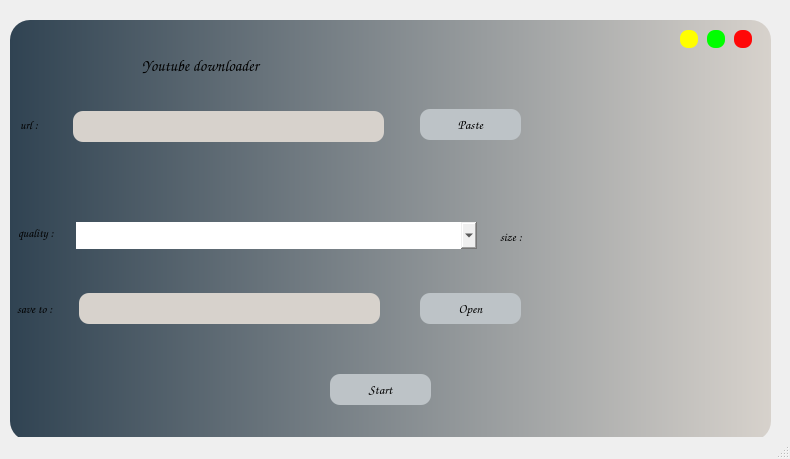
<?xml version="1.0" encoding="UTF-8"?>
<ui version="4.0">
 <class>MainWindow</class>
 <widget class="QMainWindow" name="MainWindow">
  <property name="geometry">
   <rect>
    <x>0</x>
    <y>0</y>
    <width>790</width>
    <height>459</height>
   </rect>
  </property>
  <property name="windowTitle">
   <string>MainWindow</string>
  </property>
  <widget class="QWidget" name="centralwidget">
   <widget class="QFrame" name="frame">
    <property name="geometry">
     <rect>
      <x>10</x>
      <y>20</y>
      <width>761</width>
      <height>421</height>
     </rect>
    </property>
    <property name="styleSheet">
     <string notr="true">background-color: qlineargradient(spread:pad, x1:0, y1:0, x2:1, y2:0, stop:0 #304352, stop:1 #d7d2cc);
border-radius:20px;</string>
    </property>
    <property name="frameShape">
     <enum>QFrame::StyledPanel</enum>
    </property>
    <property name="frameShadow">
     <enum>QFrame::Raised</enum>
    </property>
    <widget class="QLabel" name="label">
     <property name="geometry">
      <rect>
       <x>10</x>
       <y>89</y>
       <width>101</width>
       <height>31</height>
      </rect>
     </property>
     <property name="font">
      <font>
       <family>Comic Sans MS</family>
       <pointsize>9</pointsize>
       <weight>75</weight>
       <bold>true</bold>
      </font>
     </property>
     <property name="styleSheet">
      <string notr="true">background-color: none;
</string>
     </property>
     <property name="text">
      <string>url :</string>
     </property>
    </widget>
    <widget class="QLabel" name="label_2">
     <property name="geometry">
      <rect>
       <x>7</x>
       <y>273</y>
       <width>81</width>
       <height>31</height>
      </rect>
     </property>
     <property name="font">
      <font>
       <family>Comic Sans MS</family>
       <pointsize>9</pointsize>
       <weight>75</weight>
       <bold>true</bold>
      </font>
     </property>
     <property name="styleSheet">
      <string notr="true">background-color: none;
</string>
     </property>
     <property name="text">
      <string>save to :</string>
     </property>
    </widget>
    <widget class="QLineEdit" name="lineEdit_parh">
     <property name="geometry">
      <rect>
       <x>69</x>
       <y>273</y>
       <width>301</width>
       <height>31</height>
      </rect>
     </property>
     <property name="styleSheet">
      <string notr="true">background-color:#d7d2cc;
border-radius : 10px;</string>
     </property>
    </widget>
    <widget class="QLineEdit" name="lineEdit_url">
     <property name="geometry">
      <rect>
       <x>63</x>
       <y>91</y>
       <width>311</width>
       <height>31</height>
      </rect>
     </property>
     <property name="styleSheet">
      <string notr="true">background-color:#d7d2cc;
border-radius : 10px;</string>
     </property>
    </widget>
    <widget class="QLabel" name="label_3">
     <property name="geometry">
      <rect>
       <x>132</x>
       <y>30</y>
       <width>181</width>
       <height>31</height>
      </rect>
     </property>
     <property name="font">
      <font>
       <family>Comic Sans MS</family>
       <pointsize>12</pointsize>
       <weight>75</weight>
       <italic>true</italic>
       <bold>true</bold>
       <underline>false</underline>
       <strikeout>false</strikeout>
       <kerning>true</kerning>
      </font>
     </property>
     <property name="styleSheet">
      <string notr="true">background-color: none;</string>
     </property>
     <property name="text">
      <string>Youtube downloader</string>
     </property>
    </widget>
    <widget class="QPushButton" name="pushButton_start">
     <property name="geometry">
      <rect>
       <x>320</x>
       <y>354</y>
       <width>101</width>
       <height>31</height>
      </rect>
     </property>
     <property name="font">
      <font>
       <family>Comic Sans MS</family>
       <pointsize>10</pointsize>
       <weight>75</weight>
       <bold>true</bold>
      </font>
     </property>
     <property name="styleSheet">
      <string notr="true">QPushButton{
border-radius:10px;
background-color: #bdc3c7;
}
QPushButton:hover{
border-radius:10px;
background-color: qlineargradient(spread:pad, x1:0, y1:0, x2:1, y2:0, stop:0 #948E99, stop:1 #2E1437);
}</string>
     </property>
     <property name="text">
      <string>Start</string>
     </property>
    </widget>
    <widget class="QPushButton" name="pushButton_min">
     <property name="geometry">
      <rect>
       <x>670</x>
       <y>10</y>
       <width>18</width>
       <height>18</height>
      </rect>
     </property>
     <property name="minimumSize">
      <size>
       <width>18</width>
       <height>18</height>
      </size>
     </property>
     <property name="maximumSize">
      <size>
       <width>18</width>
       <height>18</height>
      </size>
     </property>
     <property name="toolTip">
      <string>&lt;html&gt;&lt;head/&gt;&lt;body &gt;&lt;p&gt;Minimize&lt;/p&gt;&lt;/body&gt;&lt;/html&gt;</string>
     </property>
     <property name="styleSheet">
      <string notr="true">border-radius:8px;
background-color: rgb(255, 255, 0);</string>
     </property>
     <property name="text">
      <string/>
     </property>
    </widget>
    <widget class="QPushButton" name="pushButton_close">
     <property name="geometry">
      <rect>
       <x>724</x>
       <y>10</y>
       <width>18</width>
       <height>18</height>
      </rect>
     </property>
     <property name="minimumSize">
      <size>
       <width>18</width>
       <height>18</height>
      </size>
     </property>
     <property name="maximumSize">
      <size>
       <width>18</width>
       <height>18</height>
      </size>
     </property>
     <property name="toolTip">
      <string>Close</string>
     </property>
     <property name="styleSheet">
      <string notr="true">border-radius:8px;
background-color: rgb(255, 8, 8);
</string>
     </property>
     <property name="text">
      <string/>
     </property>
    </widget>
    <widget class="QPushButton" name="pushButton_max">
     <property name="geometry">
      <rect>
       <x>697</x>
       <y>10</y>
       <width>18</width>
       <height>18</height>
      </rect>
     </property>
     <property name="minimumSize">
      <size>
       <width>18</width>
       <height>18</height>
      </size>
     </property>
     <property name="maximumSize">
      <size>
       <width>18</width>
       <height>18</height>
      </size>
     </property>
     <property name="toolTip">
      <string>Normal size</string>
     </property>
     <property name="styleSheet">
      <string notr="true">border-radius:8px;
background-color: rgb(0, 255, 0);
</string>
     </property>
     <property name="text">
      <string/>
     </property>
    </widget>
    <widget class="QLabel" name="label_4">
     <property name="geometry">
      <rect>
       <x>8</x>
       <y>202</y>
       <width>101</width>
       <height>21</height>
      </rect>
     </property>
     <property name="font">
      <font>
       <family>Comic Sans MS</family>
       <pointsize>9</pointsize>
       <weight>75</weight>
       <bold>true</bold>
      </font>
     </property>
     <property name="styleSheet">
      <string notr="true">background-color: none;
</string>
     </property>
     <property name="text">
      <string>quality :</string>
     </property>
    </widget>
    <widget class="QComboBox" name="comboBox_quality">
     <property name="geometry">
      <rect>
       <x>66</x>
       <y>202</y>
       <width>401</width>
       <height>27</height>
      </rect>
     </property>
     <property name="styleSheet">
      <string notr="true">background-color:none
</string>
     </property>
    </widget>
    <widget class="QPushButton" name="pushButton_paste">
     <property name="geometry">
      <rect>
       <x>410</x>
       <y>89</y>
       <width>101</width>
       <height>31</height>
      </rect>
     </property>
     <property name="font">
      <font>
       <family>Comic Sans MS</family>
       <pointsize>10</pointsize>
       <weight>75</weight>
       <bold>true</bold>
      </font>
     </property>
     <property name="styleSheet">
      <string notr="true">QPushButton{
border-radius:10px;
background-color: #bdc3c7;
}
QPushButton:hover{
border-radius:10px;
background-color: qlineargradient(spread:pad, x1:0, y1:0, x2:1, y2:0, stop:0 #948E99, stop:1 #2E1437);
}</string>
     </property>
     <property name="text">
      <string>Paste</string>
     </property>
    </widget>
    <widget class="QPushButton" name="pushButton_open">
     <property name="geometry">
      <rect>
       <x>410</x>
       <y>273</y>
       <width>101</width>
       <height>31</height>
      </rect>
     </property>
     <property name="font">
      <font>
       <family>Comic Sans MS</family>
       <pointsize>10</pointsize>
       <weight>75</weight>
       <bold>true</bold>
      </font>
     </property>
     <property name="styleSheet">
      <string notr="true">QPushButton{
border-radius:10px;
background-color: #bdc3c7;
}
QPushButton:hover{
border-radius:10px;
background-color: qlineargradient(spread:pad, x1:0, y1:0, x2:1, y2:0, stop:0 #948E99, stop:1 #2E1437);
}</string>
     </property>
     <property name="text">
      <string>Open</string>
     </property>
    </widget>
    <widget class="QLabel" name="label_5">
     <property name="geometry">
      <rect>
       <x>490</x>
       <y>201</y>
       <width>101</width>
       <height>31</height>
      </rect>
     </property>
     <property name="font">
      <font>
       <family>Comic Sans MS</family>
       <pointsize>9</pointsize>
       <weight>75</weight>
       <bold>true</bold>
      </font>
     </property>
     <property name="styleSheet">
      <string notr="true">background-color: none;
</string>
     </property>
     <property name="text">
      <string>size :</string>
     </property>
    </widget>
    <widget class="QLabel" name="label_sizeOfVideo">
     <property name="geometry">
      <rect>
       <x>549</x>
       <y>201</y>
       <width>201</width>
       <height>31</height>
      </rect>
     </property>
     <property name="font">
      <font>
       <family>Comic Sans MS</family>
       <pointsize>9</pointsize>
       <weight>75</weight>
       <bold>true</bold>
      </font>
     </property>
     <property name="styleSheet">
      <string notr="true">background-color: none;
</string>
     </property>
     <property name="text">
      <string/>
     </property>
    </widget>
    <widget class="QLabel" name="label_videoTitle">
     <property name="geometry">
      <rect>
       <x>100</x>
       <y>150</y>
       <width>571</width>
       <height>31</height>
      </rect>
     </property>
     <property name="font">
      <font>
       <family>Comic Sans MS</family>
       <pointsize>12</pointsize>
       <weight>75</weight>
       <italic>true</italic>
       <bold>true</bold>
       <underline>false</underline>
       <strikeout>false</strikeout>
       <kerning>true</kerning>
      </font>
     </property>
     <property name="styleSheet">
      <string notr="true">background-color: none;
text-align: center;
</string>
     </property>
     <property name="text">
      <string/>
     </property>
    </widget>
   </widget>
  </widget>
  <widget class="QStatusBar" name="statusbar"/>
 </widget>
 <resources/>
 <connections>
  <connection>
   <sender>pushButton_close</sender>
   <signal>clicked()</signal>
   <receiver>MainWindow</receiver>
   <slot>close()</slot>
   <hints>
    <hint type="sourcelabel">
     <x>377</x>
     <y>27</y>
    </hint>
    <hint type="destinationlabel">
     <x>204</x>
     <y>238</y>
    </hint>
   </hints>
  </connection>
  <connection>
   <sender>pushButton_max</sender>
   <signal>clicked()</signal>
   <receiver>MainWindow</receiver>
   <slot>showNormal()</slot>
   <hints>
    <hint type="sourcelabel">
     <x>350</x>
     <y>27</y>
    </hint>
    <hint type="destinationlabel">
     <x>204</x>
     <y>238</y>
    </hint>
   </hints>
  </connection>
  <connection>
   <sender>pushButton_min</sender>
   <signal>clicked()</signal>
   <receiver>pushButton_min</receiver>
   <slot>showMinimized()</slot>
   <hints>
    <hint type="sourcelabel">
     <x>323</x>
     <y>27</y>
    </hint>
    <hint type="destinationlabel">
     <x>323</x>
     <y>27</y>
    </hint>
   </hints>
  </connection>
 </connections>
</ui>
